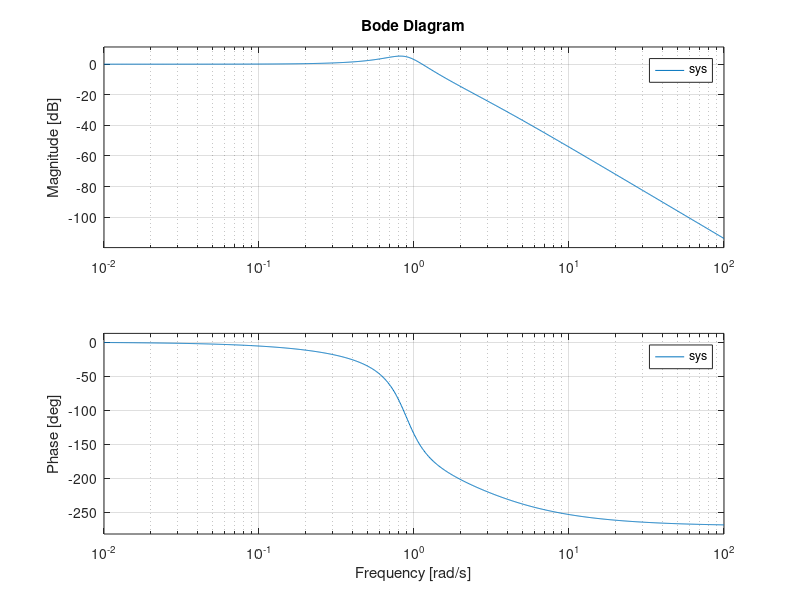
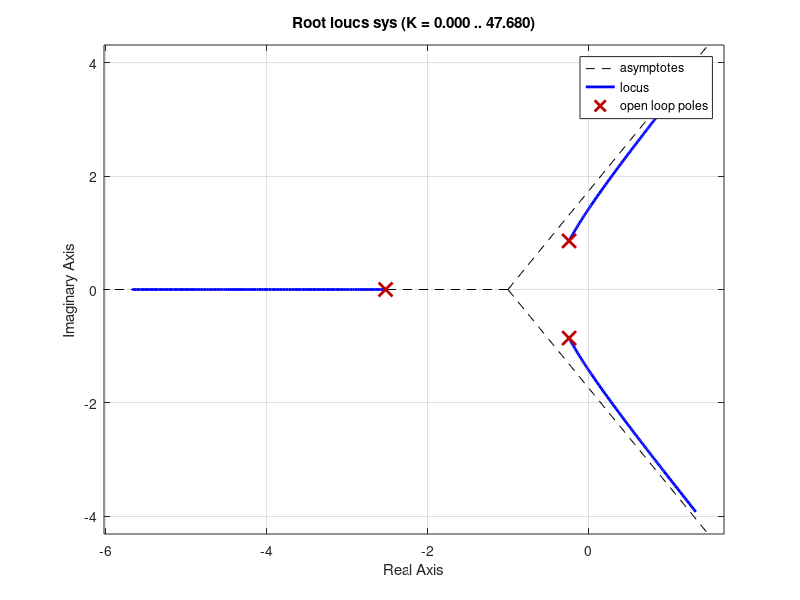
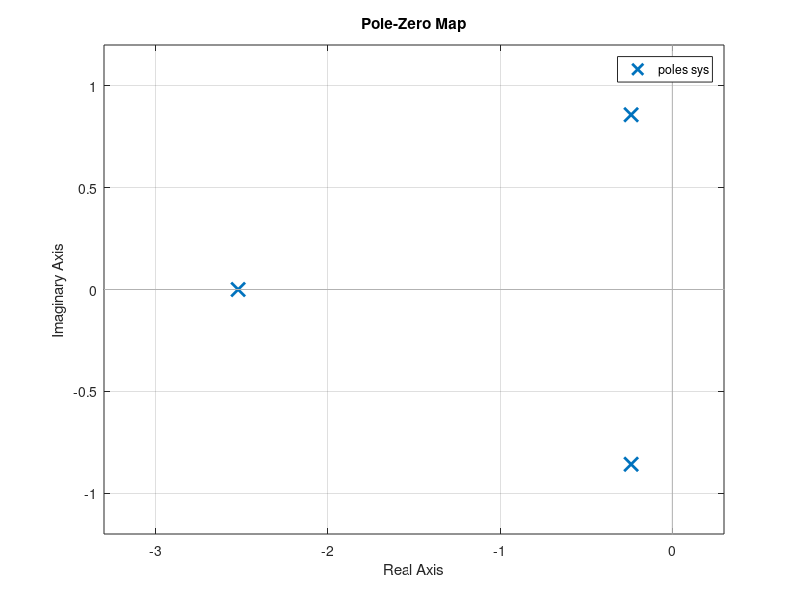
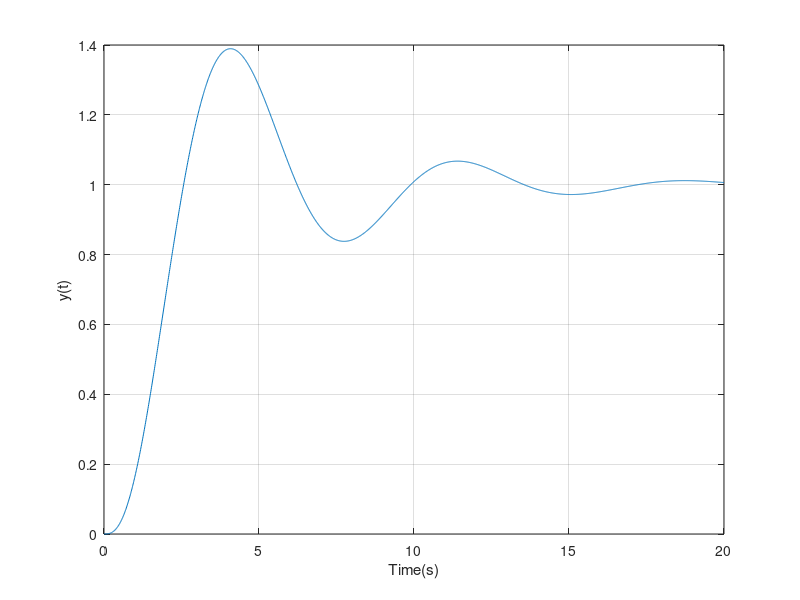

These figures' MATLAB source, in order: (Note: this script raises an error after producing the figures.)
% engraving machine system example
K=2
plant = tf(1, [conv([1 0], conv([1 1], [1 2]))])
sys = feedback(K * plant, 1)

figure(1);
bode(sys)

figure(2);
rlocus(sys)

figure(3);
pzmap(sys)

figure(4);
t = 0:0.01:20;
y = step(sys, t);
plot(t, y); grid, xlabel('Time(s)'), ylabel('y(t)')
stepinfo(sys)

w = logspace(-1, 1, 400);
[mag, phase, w] = bode(sys, w);
[mp, l] = max(mag);
wr = w(l);

zet = (0.5 * (1 - (1 -1/mp^2)^(1/2)))^(1/2)
wn = wr / (1 -2*zet^2)^(1/2)

ts = 4/zet/wn
po = 100*exp(-zet*pi/(1-zet^2)^(1/2))